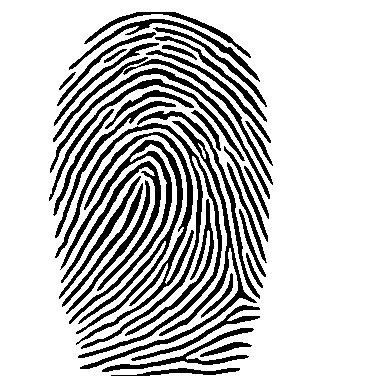
#> input picture db_fbi/Chandler.tif, 388 x 388 px; its folder holds 4 pictures in this run
$ jupyter execute --allow-errors TP3.ipynb
#> lines starting #> are read from the running program, lines starting #| are printed output that depends on the picture; after the words box and inside, x2 and y2 are one past the last pixel; in counts of white or black regions, pixels touching at a corner belong together
# TP3 : WEEEU WEEEU, ceci est une descente de police !

Aujourd'hui, nouveau cas concret de l'utilisation de la vision par ordinateur : la reconnaissance d'empreintes. Le commissariat de police du 99ème district de Brooklyn a besoin de votre aide sur une nouvelle scène de crime. Les experts ont pu prélever plusieurs empreintes sur divers objets, et vous avez pour objectif de retrouver l'identité des coupables.

Pour cela, vous avez à votre disposition les empreintes à analyser prise sur la scène de crime (dossier Images_suspects), ainsi qu'une base de données d'empreintes du FBI (dossier DB_FBI). A vous de jouer !

---

## 1) C'est pas un bug, c'est une feature

Dans un premier temps, vous allez écrire le code pour détecter les minutiaes des empreintes de doigt. Les minutiae sont des caractéristiques spécifiques d'une empreinte qui permettent ensuite d'identifier l'individu.

Pour ce TP, vous détecterez 2 types de miniutiaes :
- Les terminaisons (a)
- Les bifurcations (b)

Pour cela, plusieurs étapes sont nécessaires, mais on va faire ça ensemble. Vous allez traiter dans un premier temps les images de la base de données *DB_FBI*, où les images ont déjà été traitées et binarisées en amont.

a) Commençons avec la base de la base : chargez les libraries nécessaires pour ce TP, puis les images de la base de données DB_FBI. Affichez ensuite quelques images de cette base.

[cell 1]
# Chargement des librairies
import numpy as np
import cv2
import cv2 as cv
from matplotlib import pyplot as plt
from skimage.morphology import thin
import os

# Chargement des images de la base de données
path='./db_fbi/'
files = os.listdir(path)
files.append(files.pop(0))

images_db_fbi = []
for file in files:
   images_db_fbi.append(cv2.imread(path+file,0))

# Affichage des quelques images de la base de données
plt.close()
plt.figure(figsize=(10,10))
for i in range(4):
    plt.subplot(2,2,i+1)
    plt.imshow(images_db_fbi[i], cmap='gray')
plt.show()
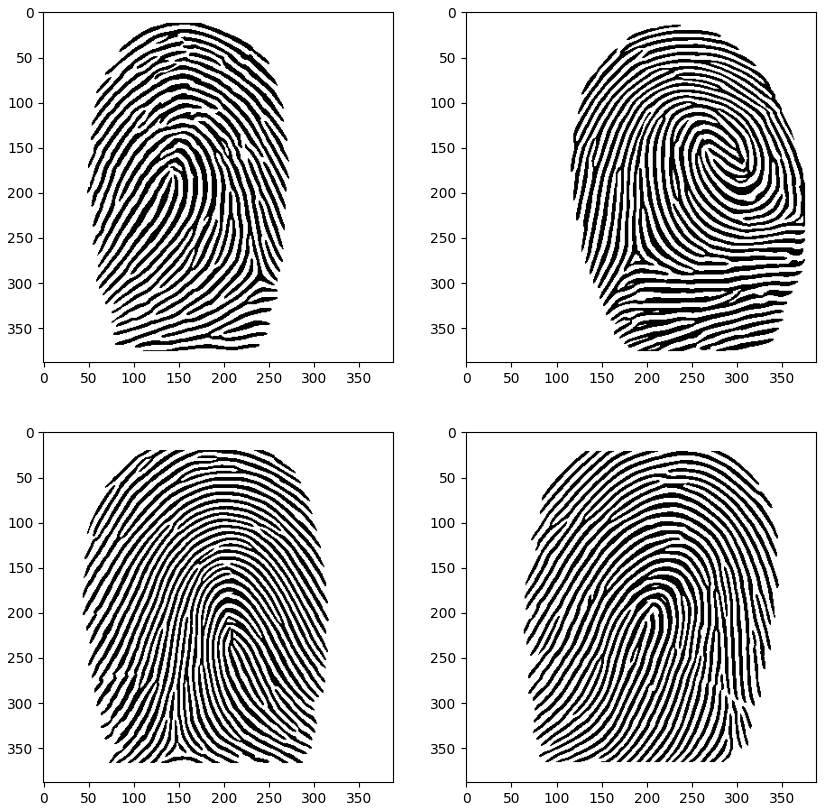
#> figure drawn by matplotlib, 4 panels

b) La première étape est la skeletization, une opération de morphologie mathématique.

***En quoi consiste la skeletization ?***

***Réponse :***

- La squelettisation est un processus de transformation d'une image binaire en un squelette à largeur d'un pixel, conservant la structure et la connectivité essentielles de l'objet. Cela simplifie la forme originale, facilitant l'identification des caractéristiques clés comme les minutiae dans les empreintes digitales.

***Pourquoi est-il intéressant dans notre contexte de faire une skeletization :***

***Réponse :***

- Dans notre contexte, la squelettisation est intéressante car elle simplifie les empreintes en réduisant les crêtes à des lignes centrales d'un pixel de large. Cela facilite l'identification et l'extraction des minutiae (terminaisons et bifurcations), qui sont les points caractéristiques essentiels pour l'identification des empreintes. En simplifiant la structure de l'empreinte, la squelettisation améliore la précision et l'efficacité de la comparaison et de la correspondance des empreintes digitales.

L'opération étant un peu complexe à implémenter, on va utiliser une version déjà implémentée proposée par scikit-image. La fonction se nomme *thin*.

Prenez une image exemple de la base de données, appliquez une skeletization et affichez le résultat obtenu.

[cell 2]
# Fonction de skeletization de l'image
def skeletization(image):

    # Inversion de l'image
    image_inverse = ~image

    # Application de la squelettisation
    squelette = thin(image_inverse)

    return squelette

exemple_image = images_db_fbi[1]
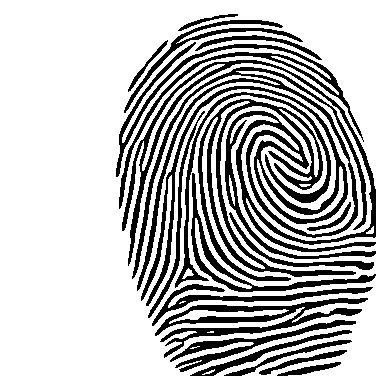
#> exemple_image: shape (388, 388); 74.9% white; 19 black regions, largest, box (x1, y1, x2, y2) and area: (122, 60, 376, 306) 14436, (198, 99, 356, 281) 4277, (116, 42, 364, 209) 3196

# Skeletization de l'image
squelette = skeletization(exemple_image)
#> in skeletization, `squelette = thin(image_inverse)`:
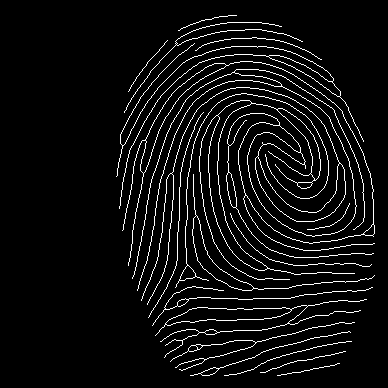
#> squelette: shape (388, 388) bool; 5.7% white in thin lines or dots, all inside (x1, y1, x2, y2) = (116, 15, 375, 376)

# Affichage du résultat
plt.close()
plt.figure(figsize=(10, 5))
plt.subplot(1, 2, 1)
plt.imshow(exemple_image, cmap='gray')
plt.title('Image Originale')
plt.axis('off')

plt.subplot(1, 2, 2)
plt.imshow(squelette, cmap='gray')
plt.title('Image Squelette')
plt.axis('off')
plt.show()
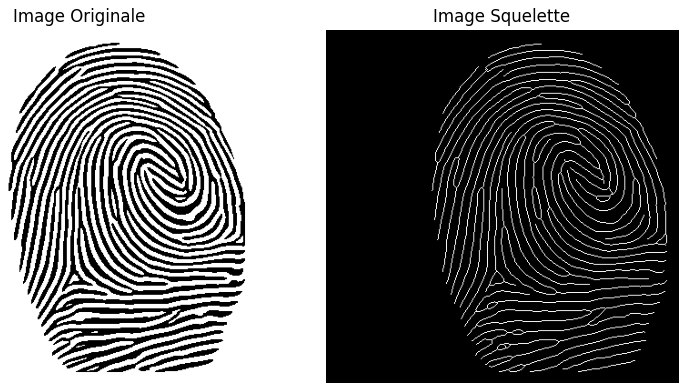
#> figure drawn by matplotlib, 2 panels

***Le résultat vous paraît-t-il satisfaisant ? Pour cela, comparez le résultat avec votre image originale.***

***Réponse :***

- Les lignes du squelette semblent suivre de manière assez précise l'empreinte digitale. Les formes sont bien reproduites.

- La structure globale de l'empreinte semble bien conservée dans le squelette. Les principales caractéristiques et motifs de l'empreinte digitale sont présents.

-  Le résultat semble satisfaisant.

c) C'est parti pour la détection ! Occupons-nous d'abord des terminaisons.

D'un point de vue local, un pixel est considéré comme une terminaison si et seulement si :
- Le pixel est blanc
- Un seul pixel dans son entourage (fenêtre 3x3) est blanc

Implémentez une fonction permettant de détecter les terminaisons (sous forme d'une matrice de taille Nx2 avec N le nombre de terminaisons et 2 les coordonnées dans l'image). Appliquez ensuite votre fonction sur votre image skeletizée.

[cell 3]
# Fonction de détection des terminaisons
def detect_terminaisons(squelette):
    """
    Cette fonction détecte les terminaisons dans une image squelettisée.

    :param squelette: L'image squelettisée.
    :return: Une matrice de taille Nx2 avec N le nombre de terminaisons et 2 les coordonnées dans l'image.
    """
    terminaisons = []
    # Dimensions de l'image
    rows, cols = squelette.shape

    # Parcourir chaque pixel de l'image
    for i in range(1, rows-1):
        for j in range(1, cols-1):
            if squelette[i, j]:  # Le pixel est blanc
                # Fenêtre 3x3 centrée sur le pixel actuel
                window = squelette[i-1:i+2, j-1:j+2]
                if np.sum(window) == 2:  # Le pixel actuel plus un seul pixel blanc dans la fenêtre
                    terminaisons.append([i, j])

    return np.array(terminaisons)

# Application de la fonction de détection des terminaisons
terminaisons = detect_terminaisons(squelette)
#> after the loop in detect_terminaisons, `for i in range(1, rows-1):`: terminaisons = 62 pairs, first value 15 to 375, second value 116 to 374

Il faut visualiser tout ça ! Pour cela, implémentez une fonction d'affichage prenant en entrée votre image d'origine et les terminaisons détectées. Votre fonction affichera l'image avec les terminaisons (en petits cercles rouge).

[cell 4]
# Fonction d'affichage des terminaisons sur l'image d'origine
def plot_terminaisoterminaisons(image,terminaisons):

    plt.imshow(image, cmap='gray')
    plt.scatter(terminaisons[:, 1],terminaisons[:, 0], c='red', s=7)  # Affichage des terminaisons en rouge
    plt.title('Terminaisons Détectées')
    plt.axis('off')
    plt.show()

# Application de la fonction d'affichage sur votre image exemple
plot_terminaisoterminaisons(exemple_image,terminaisons)
#> in plot_terminaisoterminaisons, `plt.show()`:
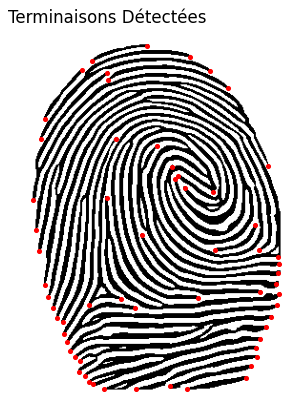
#> figure drawn by matplotlib, 1 panel

***Les terminaisons détectées sont-elles correctes ?***

***Réponse :***  Oui, toutes les terminaisons sont détectées.

d) La fonction de détection des terminaisons fonctionne en l'état, mais ce sera beaucoup plus difficile pour les bifurcations. Pour palier à ce problème, on va utiliser une autre fonction connue de morphologie mathématique : Hit or Miss. Cette fonction permet de trouver des patterns particuliers sur une image. Pour cela, il faut définir un kernel défini de la manière suivante :
- Les valeurs du kernel à 1 doivent être blancs sur l'image
- Les valeurs du kernel à -1 doivent être noirs sur l'image
- Les valeurs du kernel à 0 peuvent être noirs ou blancs sur l'image

En appliquant ce kernel sur votre image, tous les pixels blancs seront ceux respectant les règles définies par le kernel. Les autres seront noirs.

Heureusement, OpenCV propose la fonction Hit Or Miss : https://docs.opencv.org/4.x/db/d06/tutorial_hitOrMiss.html

***En utilisant des kernels de taille 3x3, combien de kernels aura-ton besoin pour détecter tous les types de terminaisons ?***

***Réponse :***

- Pour détecter tous les types de terminaisons en utilisant des kernels de taille 3x3, nous devons considérer toutes les configurations possibles où un pixel blanc a exactement un seul voisin blanc dans une fenêtre 3x3. Il y a huit directions possibles pour ce voisin blanc (haut, bas, gauche, droite, et les quatre diagonales).

- Chaque configuration de terminaison correspond à une orientation différente, donc nous aurons besoin de 8 kernels pour détecter tous les types de terminaisons dans une image squelettisée.

Définissez les kernels qui seront utilisés pour la détection de terminaisons

*Note : Histoire de gagner du temps et de la lisibilité dans le code, vous pouvez utiliser la fonction rotate d'OpenCV, permettant de faire des rotations à 90°, 180° ou 270°*

[cell 5]
# Définition des kernels de base pour détecter les terminaisons
kernels = []

# Terminaison vers le bas
kernels.append(np.array([
    [0,  0, 0],
    [0,  1, 0],
    [-1, 1, -1]
], dtype=np.int8))

# Terminaison vers le haut
kernels.append(np.array([
    [-1, 1, -1],
    [0,  1, 0],
    [0,  0, 0]
], dtype=np.int8))

# Terminaison vers la droite
kernels.append(np.array([
    [0,  0, -1],
    [0,  1,  1],
    [0,  0, -1]
], dtype=np.int8))

# Terminaison vers la gauche
kernels.append(np.array([
    [-1, 0, 0],
    [ 1, 1, 0],
    [-1, 0, 0]
], dtype=np.int8))

# Terminaison diagonale haut-gauche
kernels.append(np.array([
    [0, 1, -1],
    [1, 1,  0],
    [-1, 0, 0]
], dtype=np.int8))

# Terminaison diagonale haut-droite
kernels.append(np.array([
    [-1, 1,  0],
    [0,  1,  1],
    [0, -1, 0]
], dtype=np.int8))

# Terminaison diagonale bas-droite
kernels.append(np.array([
    [0, -1, 0],
    [0,  1, 1],
    [-1, 1, 0]
], dtype=np.int8))

# Terminaison diagonale bas-gauche
kernels.append(np.array([
    [-1, 0, 0],
    [ 1,  1, 0],
    [0,  1, -1]
], dtype=np.int8))

Appliquez maintenant la morphologie mathématique Hit Or Miss d'OpenCV sur votre image skeletizée avec vos kernels. Récupérez ensuite les coordonnées des pixels blancs des images résultats, ce qui constituera votre matrice de terminaisons. Affichez ensuite ces terminaisons sur votre image d'origine et comparez les résultats par rapport à votre fonction de détection implémentée dans la partie b)

[cell 6]
# A compléter
# Hit Or Miss sur l'image skeletizée avec les kernels de terminaisons
...

# Récupération des terminaisons détectées
...

# Affichage des terminaisons sur l'image d'origine
...

# Convertir l'image squelettisée en uint8 (type de données pris en charge par OpenCV)
squelette_conv = squelette.astype(np.uint8)

# Appliquer la morphologie mathématique Hit Or Miss avec chaque kernel
terminaisons = []
for i, kernel in enumerate(kernels):
    # Appliquer la transformation Hit or Miss
    hit_or_miss_result = cv.morphologyEx(squelette_conv, cv.MORPH_HITMISS, kernel)
    # Récupérer les coordonnées des pixels blancs
    white_pixels = np.column_stack(np.where(hit_or_miss_result == 255))
    # Ajouter les coordonnées des pixels blancs à la liste terminaisons
    terminaisons.extend(white_pixels)
#> this loop made 8 passes
#> pass 1, `hit_or_miss_result = cv.morphologyEx(squelette_conv, cv.MORPH_HITMISS,..`:
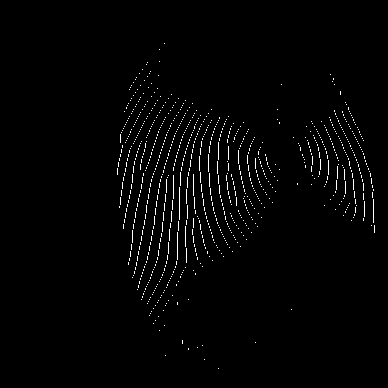
#> hit_or_miss_result: shape (388, 388); values 0 (black) and 1 (white), 1.6% white in thin lines or dots, all inside (x1, y1, x2, y2) = (117, 43, 375, 369)
#> pass 2, `hit_or_miss_result = cv.morphologyEx(squelette_conv, cv.MORPH_HITMISS,..`:
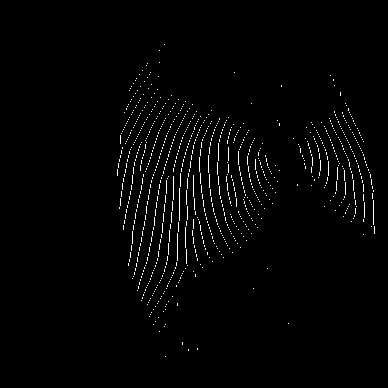
#> hit_or_miss_result: shape (388, 388); values 0 (black) and 1 (white), 1.6% white in thin lines or dots, all inside (x1, y1, x2, y2) = (117, 44, 375, 357)
#> pass 3, `hit_or_miss_result = cv.morphologyEx(squelette_conv, cv.MORPH_HITMISS,..`:
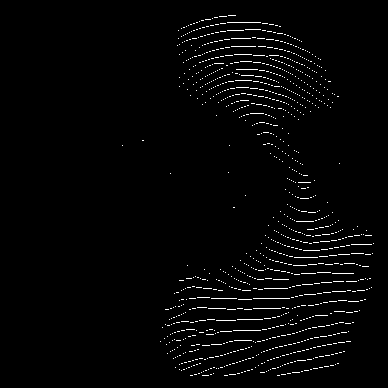
#> hit_or_miss_result: shape (388, 388); values 0 (black) and 1 (white), 2.1% white in thin lines or dots, all inside (x1, y1, x2, y2) = (122, 15, 374, 376)

# Affichage des terminaisons sur l'image d'origine

for termination in terminaisons:
    x, y = termination
    cv.circle(exemple_image, (y, x), 1, (0, 0, 255), -1)  # Dessiner un cercle rouge autour des terminaisons

# Afficher l'image d'origine avec les terminaisons détectées
cv.imshow('Terminaisons Detected', exemple_image)
cv.waitKey(0)
cv.destroyAllWindows()
